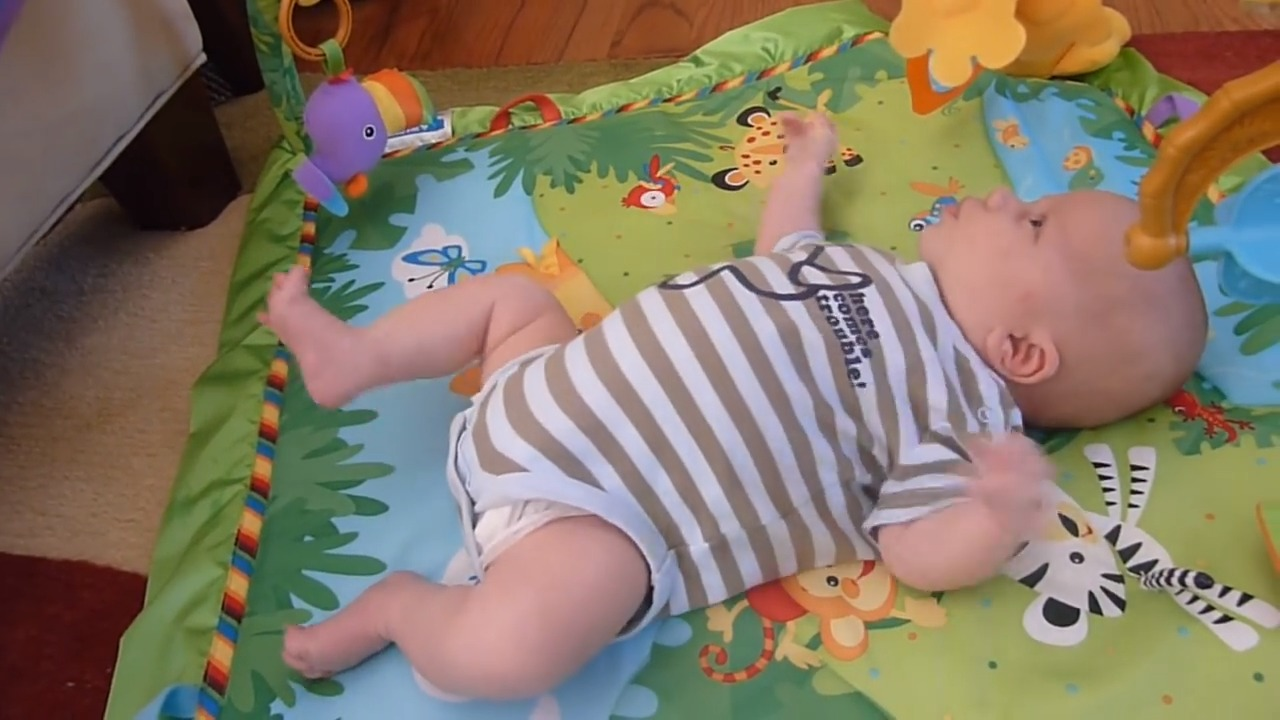
#> input picture files/image/_000236/104.jpg, 1280 x 720 px; its folder holds only this picture in this run
$ jupyter execute --allow-errors xml_to_DLCNNinput.ipynb
#> lines starting #> are read from the running program, lines starting #| are printed output that depends on the picture
[cell 1]
import xml.etree.ElementTree as ET
import numpy as np
import pandas as pd
import glob
import os
from collections import defaultdict
import itertools
import cv2
import matplotlib.pyplot as plt
import json

def PolyArea(x,y):
    return 0.5*np.abs(np.dot(x,np.roll(y,1))-np.dot(y,np.roll(x,1)))

# [70 lines left out: functions merge_dicts, polygon_xml, video_xml, box_coco, build_list, rescale_values, not called in this run]

def get_image(df):
    df = df.reset_index().loc[0,:]
    return {'file_name':str(df.imageid)+'.jpg', 'id': df.imageid, 'height':int(df.nrows), 'width':int(df.ncols)}

def frame_reduce(df,step):
    return df.reset_index().loc[df.reset_index().t % step == 0,:].drop(['video','partlabel','index', 'person'],axis=1)

# [16 lines left out: function df_DLC_format, not called in this run]

[cell 2]
zuser = 'labeller_1'

step = 4 # how many frames? 1 in 'step' frames

new_max = 640 # images are resized relative to some max npixels. Images in COCO are max 640 pixels

npartitions = 2 # how many partitions for train/test division? typical would be 10

imagepath = './files/image/*'
xmlpath = './files/xml/*'
csvpath = './files/labels_NN_input'
outputimagepath = './files/image_NN_input'

parts = ['ose', 'l_eye', 'r_eye', 'l_ear', 'r_ear', 'l_shoulder', 'r_shoulder', 'l_elbow', \
 'r_elbow', 'l_wrist', 'r_wrist', 'l_hip', 'r_hip', 'l_kee', 'r_kee', 'l_akle', 'r_akle']

if 1-os.path.isdir(csvpath):
    os.mkdir(csvpath)

df = pd.DataFrame()

# find image size for each folder
vidlist = []; rowlist = []; collist = []
img_folder = sorted(glob.glob(imagepath))
for fpath in img_folder:
    imgfile = sorted(glob.glob(os.path.join(fpath,'*')))[0]
    vidlabel = int(os.path.basename(fpath)[1:])
    img = cv2.imread(imgfile,0)
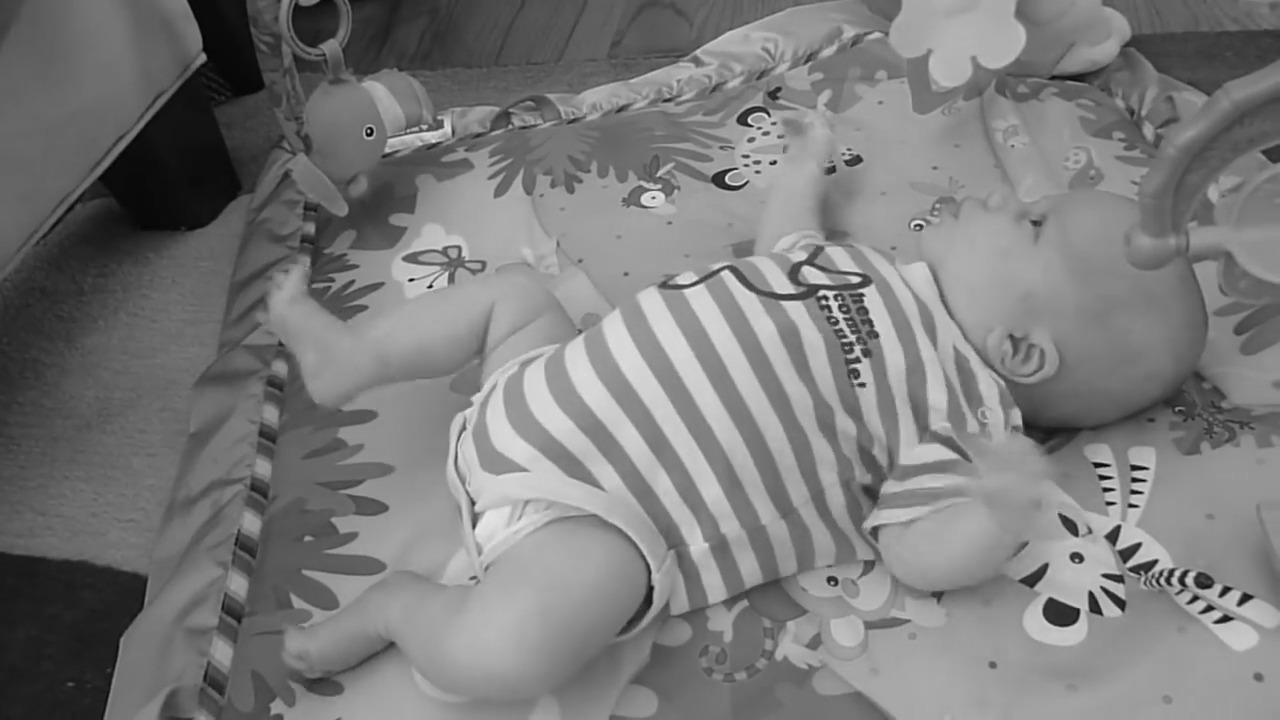
#> img: shape (720, 1280); min 0, max 239, mean 122.6
    nrows = len(img)
#> nrows = 720
    ncols = len(img[0])
#> ncols = 1280
    vidlist.append(vidlabel); rowlist.append(nrows); collist.append(ncols);
#> pass 2 of the loop `for fpath in img_folder:`:
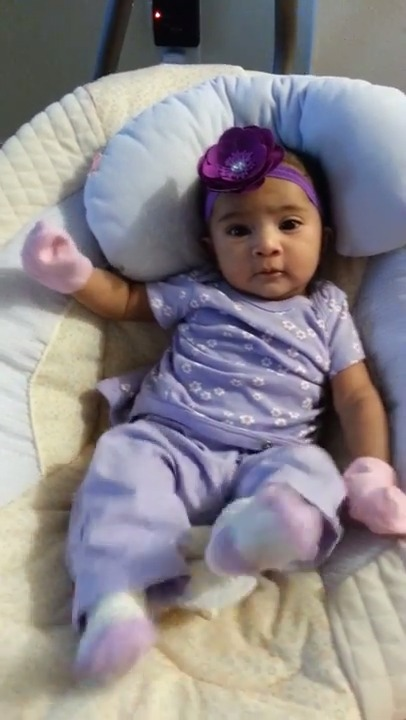
#> input picture files/image/_000284/106.jpg, 406 x 720 px
#> `img = cv2.imread(imgfile,0)`:
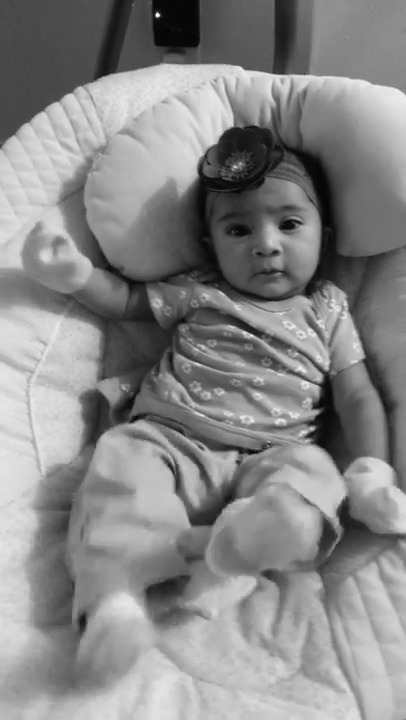
#> img: shape (720, 406); min 1, max 255, mean 135.5
#> ncols = 406
df_vid = pd.DataFrame(dict(video = vidlist, nrows = rowlist, ncols = collist))
#> df_vid = table of 2 rows and 3 columns

# loop over user folders, get annotations
xml_folder = sorted(glob.glob(xmlpath))
zdict = {'user':[],'video':[],'part': [], 'x': [], 'y': [], 't': []}
for fpaths in xml_folder:
    user = os.path.basename(fpaths)
    fpaths = sorted(glob.glob(os.path.join(fpaths,'*.xml')))
    for fpath in fpaths:
        dict_file = video_xml(fpath, user)
        zdict = merge_dicts(zdict,dict_file)

df = pd.DataFrame(zdict, columns=['user','video', 'part', 'x', 'y', 't'])
df['box'] = np.nan; df['box_seg'] = np.nan; df['partnumber'] = np.nan
#> (the rest of this cell did not finish here and is left out)
